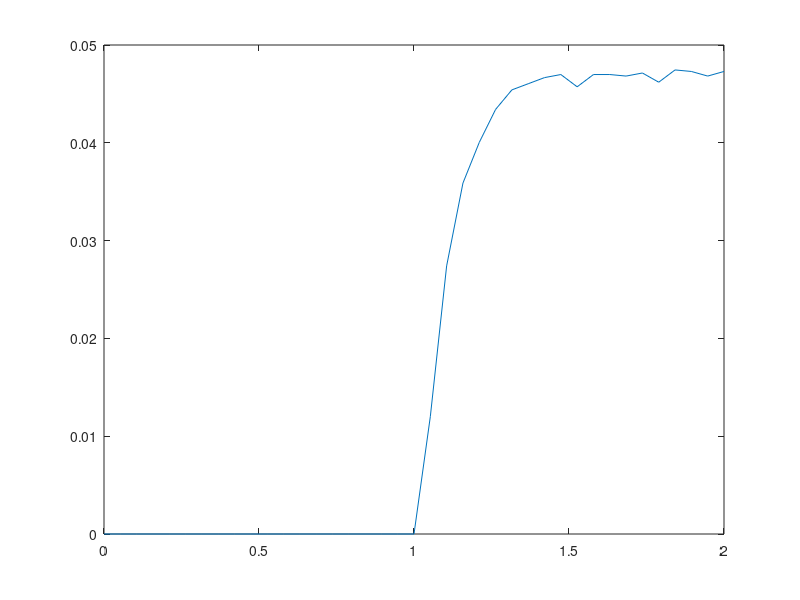

The MATLAB source for this figure:
clear
clc
angularVelocity=[0.00 0.00 0.00 0.00 0.00 0.00 0.00 0.00 0.00 0.00 0.00 0.00 0.00 0.00 0.00 0.00 0.00 0.00 0.00 0.00 3.06 6.99 9.15 10.21 11.07 11.58 11.74 11.90 11.98 11.66 11.98 11.98 11.94 12.02 11.78 12.10 12.06 11.94 12.06];
time=linspace(0,2,39);
commandVoltage=[255.00 255.00 255.00 255.00 255.00 255.00 255.00 255.00 255.00 255.00 255.00 255.00 255.00 255.00 255.00 255.00 255.00 255.00 255.00 255.00 255.00 255.00 255.00 255.00 255.00 255.00 255.00 255.00 255.00 255.00 255.00 255.00 255.00 255.00 255.00 255.00 255.00 255.00 255.00]; 
trans=(angularVelocity./commandVoltage);
k=.045;
sigma=9.091;
plot(time,trans)
